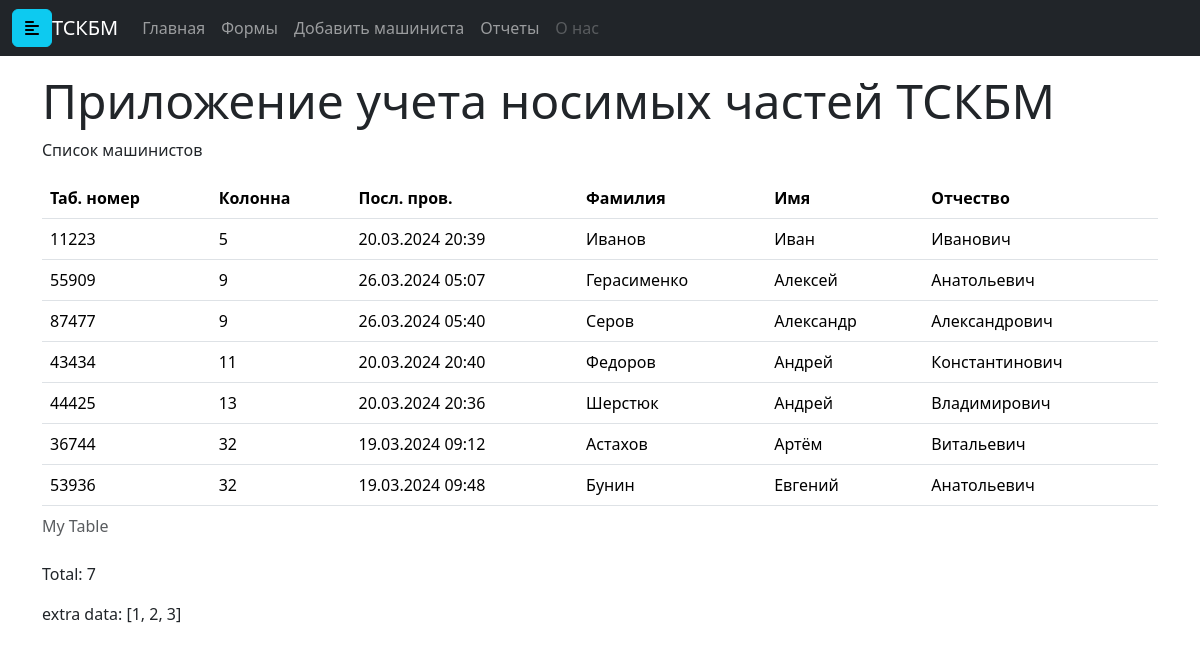
Before: / with the older database file.
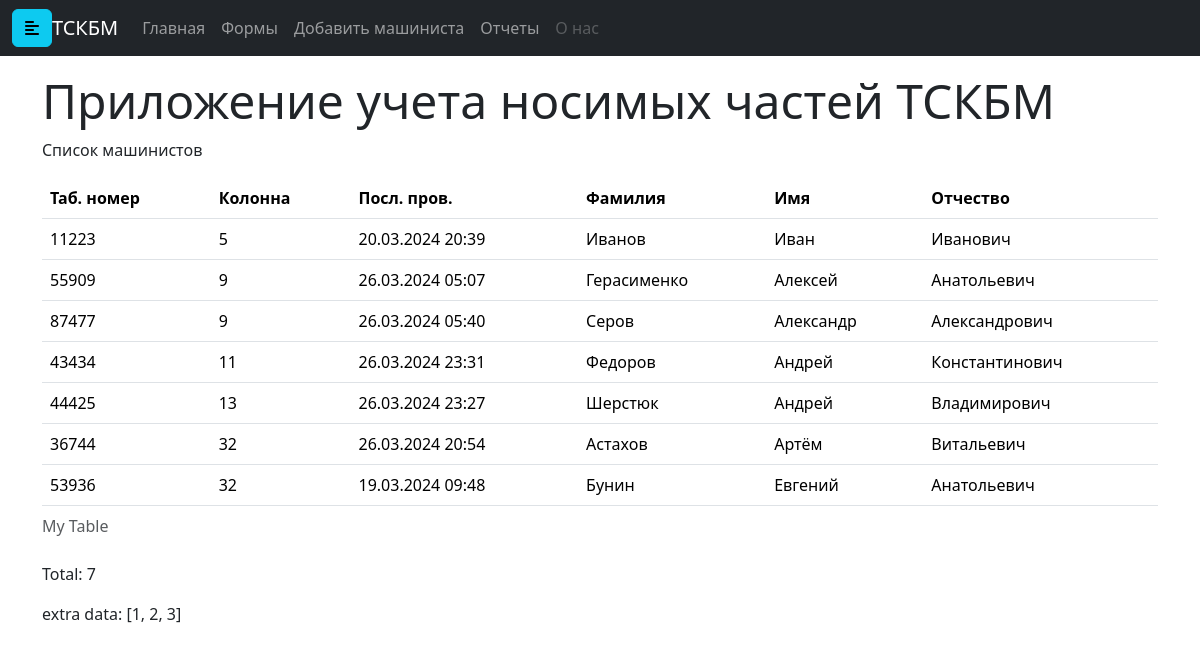
After: the same page with the newer database file.
### db/models/tables.py (models this page shows)
class Base(DeclarativeBase):
    __abstract__ = True

class User(Base):
    __tablename__ = "users"
    id: Mapped[int] = mapped_column(primary_key=True)
    tabnum: Mapped[int] = mapped_column()
    column: Mapped[int]
    lname: Mapped[str]
    fname: Mapped[str]
    pname: Mapped[str]
    last_checkout: Mapped[datetime]
    watch_id: Mapped[int] = mapped_column(ForeignKey("watches.id"))
    watch: Mapped["Watch"] = relationship(lazy="selectin", uselist=False)
    times: Mapped[list["Times"]] = relationship(lazy="selectin", uselist=True)

### main.py (the view)
@app.get("/", response_model=list[BaseUserModel])
async def home(
    request: Request,
    session: AsyncSession = Depends(db_helper.scoped_session_dependency),
):
    models = await get_all_users(session)
    users = [BaseUserModel.model_validate(user).model_dump() for user in models]
    return templates.TemplateResponse(
        "page.html", {"request": request, "data": users, "extra": [1, 2, 3]}
    )

### templates/page.html (shortened to what this page needs)
{% extends "base.html" %}
{% block head %}
{{ super() }}
{% endblock %}
{% block content %}
<div class="container mt-3">
<h1 class="display-5">
    Приложение учета носимых частей ТСКБМ
</h1>
<p id="content">Список машинистов</p>
<table class="table table-divider">
  <caption>My Table</caption>
  <thead>
    <tr>
      <th scope="col">Таб. номер</th>
      <th scope="col">Колонна</th>
      <th scope="col">Посл. пров.</th>
      <th scope="col">Фамилия</th>
      <th scope="col">Имя</th>
      <th scope="col">Отчество</th>
    </tr>
  </thead>
<tbody>
{% for item in data %}
    <tr>
        <td>{{ item.tabnum }}</td>
        <td>{{ item.column }}</td>
        <td>{{ item.last_checkout }}</td>
        <td>{{ item.lname }}</td>
        <td>{{ item.fname }}</td>
        <td>{{item.pname }}</td>
    </tr>
{% endfor %}
</tbody>
</table>
<p>Total: {{ data.__len__() }}</p>
<div><p>extra data: {{ extra }}</p></div>
{% endblock %}

### templates/base.html (shortened to what this page needs)
<!DOCTYPE html>
<html lang="ru">
<head>
    {% block head %}
    <link rel="stylesheet" href="{{ url_for('static', path='/bootstrap/css/bootstrap.min.css') }}">
    <link rel="stylesheet" href="{{ url_for('static', path='/bootstrap/css/bootstrap-grid.min.css') }}">
    {% endblock %}
</head>
<body>
{% include 'nav.html' %}
{% block content %}
{% endblock %}
</body>
</html>

### templates/nav.html (shortened to what this page needs)
<nav class="navbar navbar-expand-lg navbar-dark bg-dark">
  <div class="container-fluid">
    <button type="button" id="sidebarCollapse" class="btn btn-info">
        <i class="fas fa-align-left"></i>
    </button>
    <a class="navbar-brand" href="/">ТСКБМ</a>
    <div class="collapse navbar-collapse" id="navbarNav">
      <ul class="navbar-nav">
        <li class="nav-item {{'active' if active_page == 'unsplash' }}">
          <a class="nav-link" href="/">Главная</a>
        </li>
        <li class="nav-item">
          <a class="nav-link {{'active' if active_page == 'forms' }}" href="/forms">Формы</a>
        </li>
        <li class="nav-item">
          <a class="nav-link {{'active' if active_page == 'unsplash' }}" href="#">Добавить машиниста</a>
        </li>
        <li class="nav-item">
          <a class="nav-link {{'active' if active_page == 'unsplash' }}" href="/temp">Отчеты</a>
        </li>
        <li class="nav-item {{'active' if active_page == 'unsplash' }}">
            <a class="nav-link disabled" href="#" tabindex="-1" aria-disabled="true">О нас</a>
        </li>
      </ul>
    </div>
  </div>
</nav>

Changed rows visible on the page:
changed User "Федоров": last_checkout "20.03.2024 20:40" → "26.03.2024 23:31"
changed User "Шерстюк": last_checkout "20.03.2024 20:36" → "26.03.2024 23:27"
changed User "Астахов": last_checkout "19.03.2024 09:12" → "26.03.2024 20:54"
